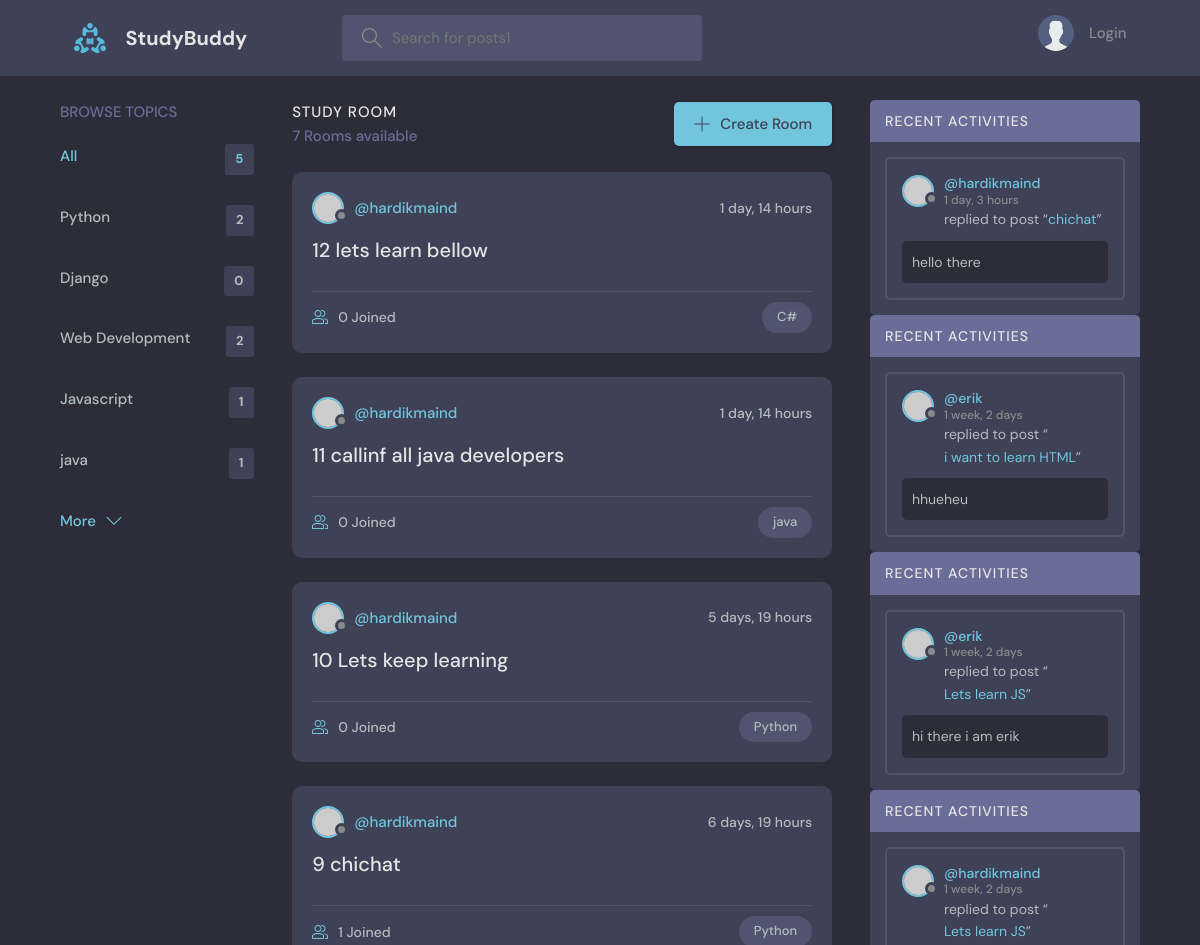
/ (upper part), run on an earlier commit of the app's database.
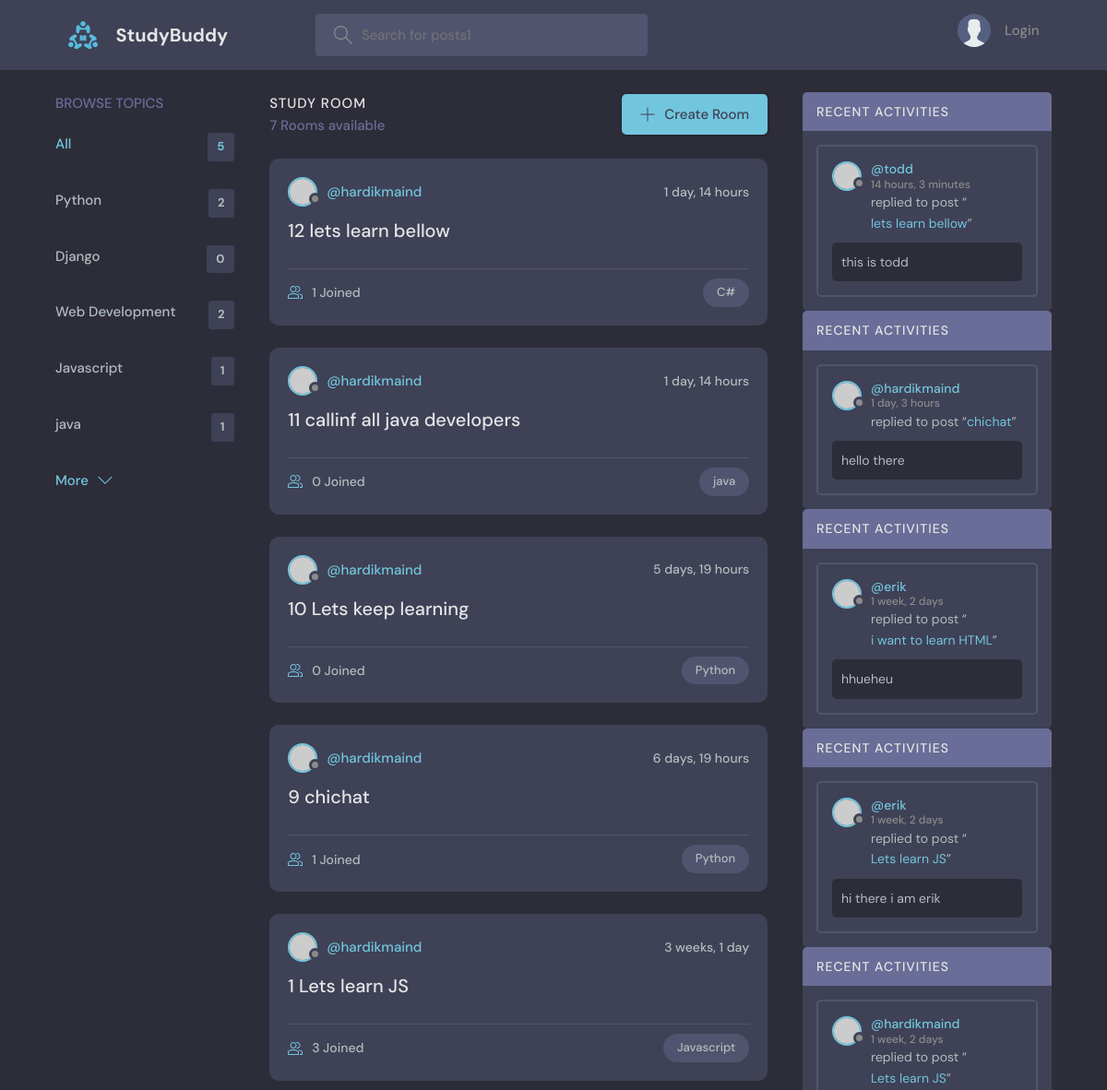
And on a later commit of the database.
### base/models.py (models this page shows, shortened)
class Topic(models.Model):
    name = models.CharField(max_length=200)

class Room(models.Model):
    host = models.ForeignKey(User, null=True, on_delete=models.SET_NULL)
    name = models.CharField(max_length=200)
    description = models.TextField(null=True, blank=True)
    participants = models.ManyToManyField(User,related_name='participants', blank=True)
    updated = models.DateTimeField(auto_now=True)
    created = models.DateTimeField(auto_now_add=True)
    topic = models.ForeignKey(Topic, null=True, on_delete=models.SET_NULL)
    class Meta:
        ordering = ['-updated', '-created']
    def __str__(self):
        return self.name

class Message(models.Model):
    user = models.ForeignKey(User, on_delete=models.CASCADE)
    room = models.ForeignKey(Room, on_delete=models.CASCADE)
    body = models.TextField()
    updated = models.DateTimeField(auto_now=True)
    created = models.DateTimeField(auto_now_add=True)
    class Meta:
        ordering = ['-updated', '-created']

### base/views.py (the view)
# urls.py: path('', views.home,name="home"),   #when the user goes to the home page, the home function is called..which is in the views.py file
def home(request):
    q = request.GET.get('q') if request.GET.get('q') != None else ''
    rooms = Room.objects.filter(Q(topic__name__icontains=q) | Q(
        name__icontains=q) | Q(description__icontains=q))
    room_count = rooms.count()
    room_message = Message.objects.filter(Q(room__topic__name__icontains=q))
    topics = Topic.objects.all()[0:5]
    context = {'rooms': rooms, 'topics': topics,
               'room_count': room_count, 'room_messages': room_message}
    return render(request, 'base/home.html', context)

### base/templates/base/home.html (shortened to what this page needs)
{% extends 'main.html' %}
{% block content %}
<main class="layout layout--3">
  <div class="container">
    {%include 'base/topic_component.html' %}
    <div class="roomList">
      <div class="roomList__header">
        <div>
          <h2>Study Room</h2>
          <p>{{room_count}} Rooms available</p>
        </div>
        <a class="btn btn--main" href="{% url 'create-room' %}">
          <svg
            version="1.1"
            xmlns="http://www.w3.org/2000/svg"
            width="32"
            height="32"
            viewBox="0 0 32 32"
          >
            <title>add</title>
            <path
              d="M16.943 0.943h-1.885v14.115h-14.115v1.885h14.115v14.115h1.885v-14.115h14.115v-1.885h-14.115v-14.115z"
            ></path>
          </svg>
          Create Room
        </a>
      </div>
     {%include 'base/feed_component.html' %}
    </div>
    {% include 'base/activity_component.html' %}
  </div>
</main>
{% endblock content %}

### base/templates/base/topic_component.html
<div class="topics">
  <div class="topics__header">
    <h2>Browse Topics</h2>
  </div>
  <ul class="topics__list">
    <li>
      <a href="{% url 'home'%}" class="active">All <span>{{topics.count}}</span></a>
    </li>
    {% for x in topics %}
    <li>
      <a href="{% url 'home' %}?q={{x.name}}"> {{x.name}} <span>{{x.room_set.all.count}}</span></a>
    </li>
    {%endfor%}
  </ul>
  <a class="btn btn--link" href="{% url 'topics' %}">
    More
    <svg
      version="1.1"
      xmlns="http://www.w3.org/2000/svg"
      width="32"
      height="32"
      viewBox="0 0 32 32"
    >
      <title>chevron-down</title>
      <path d="M16 21l-13-13h-3l16 16 16-16h-3l-13 13z"></path>
    </svg>
  </a>
</div>

### base/templates/base/feed_component.html (shortened to what this page needs)
{% for room in rooms %}
<div class="roomListRoom">
  <div class="roomListRoom__header">
    <a href="{% url 'user-profile' room.host.id %}" class="roomListRoom__author">
      <div class="avatar avatar--small">
        <img src="https://randomuser.me/api/portraits/women/11.jpg" />
      </div>
      <span>@{{room.host.username}}</span>
    </a>
    <div class="roomListRoom__actions">
      <span>{{room.created|timesince }}</span>
    </div>
  </div>
  <div class="roomListRoom__content">
    <a href="{% url 'room' room.id %}"> {{room.id}}    {{room.name}}</a>
  </div>
  <div class="roomListRoom__meta">
    <a href="{% url 'room' room.id %}" class="roomListRoom__joined">
      {{room.participants.all.count}} Joined
    </a>
    <p class="roomListRoom__topic">{{room.topic.name}}</p>
  </div>
</div>
{% endfor %}

### base/templates/base/activity_component.html (shortened to what this page needs)
<div>
{% for x in room_messages %}
<div class="activities">
  <div class="activities__header">
    <h2>Recent Activities</h2>
  </div>
  <div class="activities__box">
    <div class="activities__boxHeader roomListRoom__header">
      <a href="{% url 'user-profile' x.user.id %}" class="roomListRoom__author">
        <div class="avatar avatar--small">
          <img src="https://randomuser.me/api/portraits/women/11.jpg" />
        </div>
        <p>
          @{{x.user}}
          <span>{{x.created|timesince}}</span>
        </p>
      </a>
    </div>
    <div class="activities__boxContent">
      <p>
        replied to post “<a href="{%url 'room' x.room.id %}">{{x.room}}</a>”
      </p>
      <div class="activities__boxRoomContent">
        {{x.body}}
      </div>
    </div>
  </div>
</div>
{% endfor %}
</div>

What changed in the data, as far as the page shows it:
computed for Room "lets learn bellow": participants.all.count "0" → "1"
now on this page (row unchanged): Room: host.username "hardikmaind", created "3 weeks, 1 day", id "1", name "Lets learn JS", participants.all.count "3", topic.name "Javascript"
added Message: user "todd", created "14 hours, 3 minutes", room "lets learn bellow", body "this is todd"
